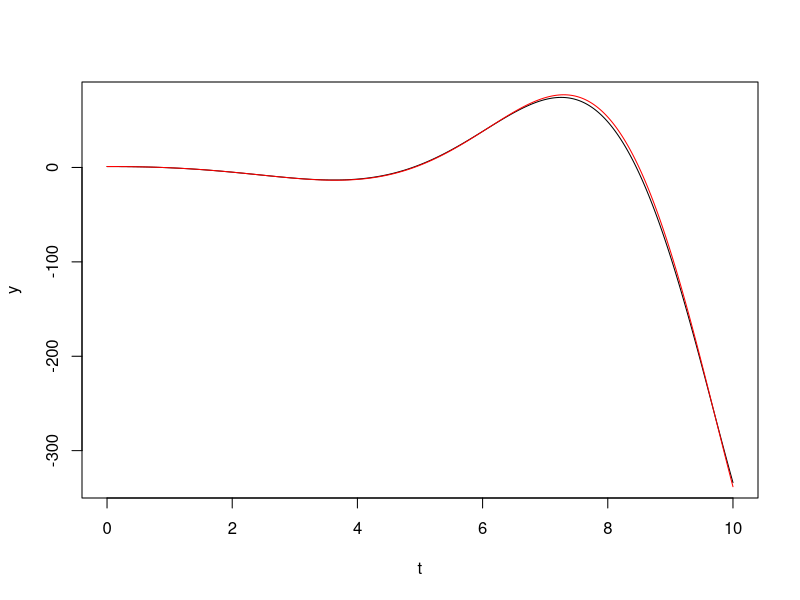

R code for this plot:
# b^2 - 4c

c = 1
d = 1
b = 4*c-5

t2 = 10
t = seq(0, t2, .01)

dd = as.complex(b^2-4*c)

r1 = (-b + sqrt(dd))/2
r2 = (-b - sqrt(dd))/2

print(r1)
print(r2)

num = -r1*(1+d/c)
den = r2-r1

B = num/den
A = -r2*B/r1

y = A*exp(r1*t) + B*exp(r2*t) - d/c

print(y[1])

plot(t, y, type='l')

n = length(t)

yy = matrix(rep(0, 2*n), ncol=2)

y1 = c(0,1)
A = matrix(c(-b, 1, -c, 0), ncol=2)
del1 = t[2] - t[1]
yy[1,] = y1
for (i in 2:n){
  y2 = y1 + del1*(A %*% y1 - c(d,0))
  yy[i,] = y2
  y1 = y2
}

yc = yy[,2]
print(yc[1])
points(t, yc+.01, type='l', col='red')
